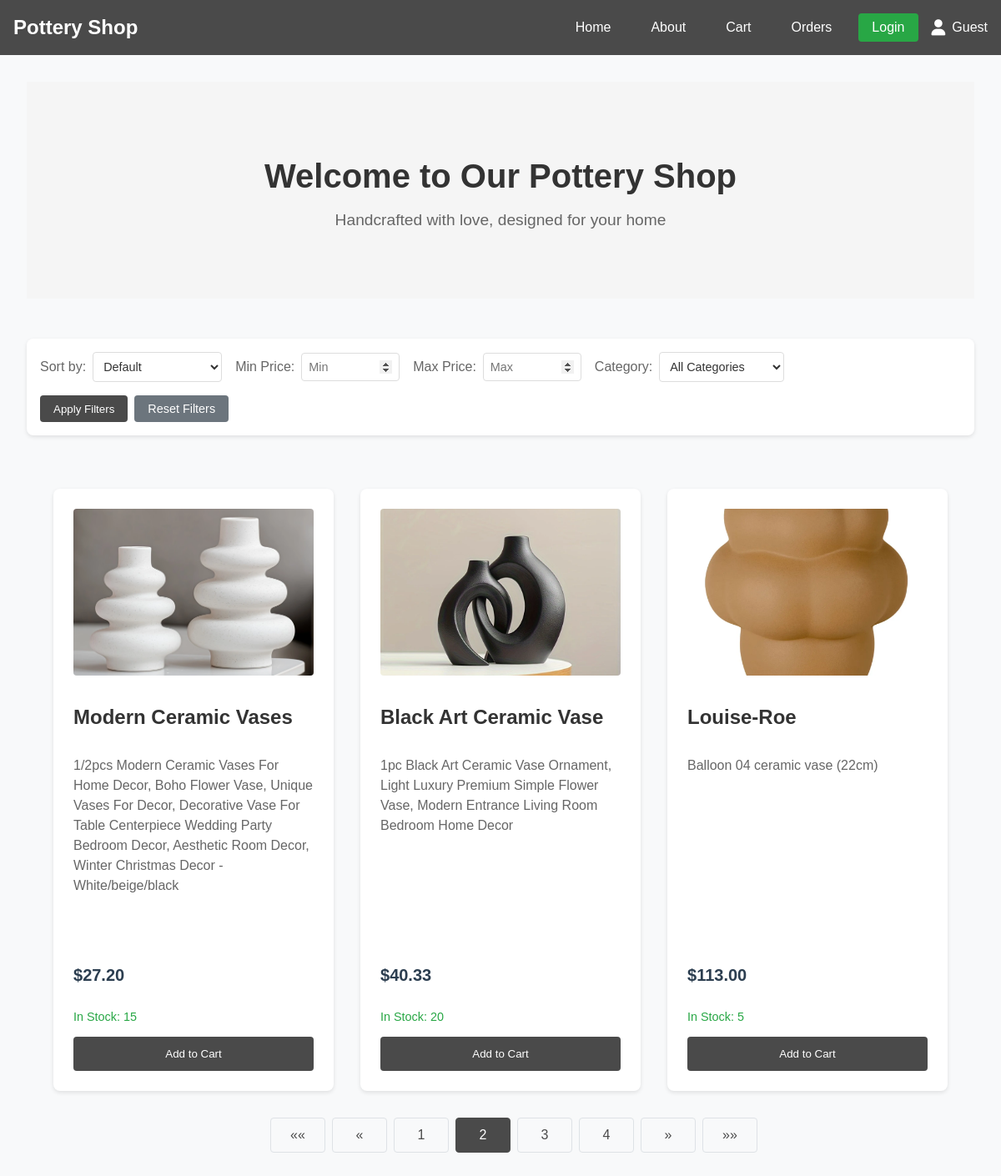
Screenshot of /?page=2 with the database file from the repository.
### shop/models.py (models this page shows, shortened)
class Product(models.Model):
    title = models.CharField(max_length=200)
    description = models.TextField()
    price = models.DecimalField(max_digits=6, decimal_places=2)
    image = models.ImageField(upload_to='products/', null=True, blank=True)
    category = models.ForeignKey(Category, on_delete=models.SET_NULL, null=True, blank=True, related_name='products')
    stock = models.IntegerField(default=0)
    is_active = models.BooleanField(default=True)
    created_at = models.DateTimeField(auto_now_add=True)
    updated_at = models.DateTimeField(auto_now=True)
    objects = ProductManager()

### shop/views.py (the view)
# urls.py: path('', ProductListView.as_view(), name='home'),
class ProductListView(ListView):
    model = Product
    template_name = 'home.html'
    context_object_name = 'products'
    paginate_by = 3  # Changed from 8 to 3 products per page
    def get_queryset(self):
        queryset = Product.objects.all()
        search_query = self.request.GET.get('search')
        category = self.request.GET.get('category')
        min_price = self.request.GET.get('min_price')
        max_price = self.request.GET.get('max_price')
        sort_by = self.request.GET.get('sort', '')  # Get sort parameter
        if search_query:
            queryset = queryset.filter(
                Q(title__icontains=search_query) |
                Q(description__icontains=search_query)
            )
        if category:
            queryset = queryset.filter(category__name=category)
        if min_price:
            queryset = queryset.filter(price__gte=min_price)
        if max_price:
            queryset = queryset.filter(price__lte=max_price)
        if sort_by == 'price_asc':
            queryset = queryset.order_by('price')
        elif sort_by == 'price_desc':
            queryset = queryset.order_by('-price')
        elif sort_by == 'category_asc':
            queryset = queryset.order_by('category__name')
        elif sort_by == 'category_desc':
            queryset = queryset.order_by('-category__name')
        return queryset
    def get_context_data(self, **kwargs):
        context = super().get_context_data(**kwargs)
        context['sort_by'] = self.request.GET.get('sort', '')
        context['categories'] = Product.objects.values_list('category__name', flat=True).distinct()
        return context

### shop/context_processors.py (called while the page is built)
def cart_count(request):
    try:
        order = Order.objects.filter(status='pending').first()
        if order:
            count = OrderItem.objects.filter(order=order).count()
        else:
            count = 0
    except:
        count = 0
    return {'cart_count': count}

### templates/home.html (shortened to what this page needs)
{% extends "base.html" %}
{% block content %}
    <div class="hero-section">
        <h1>Welcome to Our Pottery Shop</h1>
        <p class="tagline">Handcrafted with love, designed for your home</p>
    </div>
    <div class="filters-section">
        <form method="get" class="filters-form">
            <div class="filter-group">
                <label for="sort">Sort by:</label>
                <select name="sort" id="sort" onchange="this.form.submit()">
                    <option value="">Default</option>
                </select>
            </div>
            <div class="filter-group">
                <label for="min_price">Min Price:</label>
                <input type="number" name="min_price" id="min_price" min="0" step="0.1" value="{{ request.GET.min_price }}" placeholder="Min">
            </div>
            <div class="filter-group">
                <label for="max_price">Max Price:</label>
                <input type="number" name="max_price" id="max_price" min="0" step="0.1" value="{{ request.GET.max_price }}" placeholder="Max">
            </div>
            <div class="filter-group">
                <label for="category">Category:</label>
                <select name="category" id="category" onchange="this.form.submit()">
                    <option value="">All Categories</option>
                </select>
            </div>
            <div class="filter-buttons">
                <button type="submit" class="apply-filters">Apply Filters</button>
                <a href="{% url 'home' %}" class="reset-filters">Reset Filters</a>
            </div>
        </form>
    </div>
    <div id="products-container" class="fade-transition">
        <div class="products-grid {% if products|length == 1 %}single-product{% endif %}">
            {% for product in products %}
                <div class="product-card">
                    {% if product.image %}
                        <div class="product-image">
                            <img src="{{ product.image.url }}" alt="{{ product.title }}">
                        </div>
                    {% else %}
                        <div class="product-image placeholder">
                            <span>No image available</span>
                        </div>
                    {% endif %}
                    <h2>{{ product.title }}</h2>
                    <p class="description">
                        {{ product.description }}
                    </p>
                    <p class="price">
                        {% if product.price|floatformat:2|slice:"-2:" != ".00" %}
                            ${{ product.price }}
                        {% else %}
                            ${{ product.price|floatformat:0 }}
                        {% endif %}
                    </p>
                    <p class="stock-info">
                        {% if product.stock > 0 %}
                            <span class="in-stock">In Stock: {{ product.stock }}</span>
                        {% else %}
                            <span class="out-of-stock">Out of Stock</span>
                        {% endif %}
                    </p>
                    <form method="post" action="{% url 'add-to-cart' product.id %}">
                        <button type="submit" class="add-to-cart {% if product.stock == 0 %}disabled{% endif %}" {% if product.stock == 0 %}disabled{% endif %}>
                            {% if product.stock == 0 %}
                                Out of Stock
                            {% else %}
                                Add to Cart
                            {% endif %}
                        </button>
                    </form>
                </div>
            {% endfor %}
        </div>
    </div>
    {% if is_paginated %}
    <div class="pagination-container">
        <nav aria-label="Page navigation">
            <ul class="pagination">
                {% if page_obj.has_previous %}
                    <li class="page-item">
                        <a class="page-link page-transition" href="?page=1" aria-label="First">
                            <span aria-hidden="true">&laquo;&laquo;</span>
                        </a>
                    </li>
                    <li class="page-item">
                        <a class="page-link page-transition" href="?page={{ page_obj.previous_page_number }}" aria-label="Previous">
                            <span aria-hidden="true">&laquo;</span>
                        </a>
                    </li>
                {% endif %}
                {% for num in page_obj.paginator.page_range %}
                    {% if page_obj.number == num %}
                        <li class="page-item active">
                            <span class="page-link">{{ num }}</span>
                        </li>
                    {% elif num > page_obj.number|add:'-3' and num < page_obj.number|add:'3' %}
                        <li class="page-item">
                            <a class="page-link page-transition" href="?page={{ num }}">{{ num }}</a>
                        </li>
                    {% endif %}
                {% endfor %}
                {% if page_obj.has_next %}
                    <li class="page-item">
                        <a class="page-link page-transition" href="?page={{ page_obj.next_page_number }}" aria-label="Next">
                            <span aria-hidden="true">&raquo;</span>
                        </a>
                    </li>
                    <li class="page-item">
                        <a class="page-link page-transition" href="?page={{ page_obj.paginator.num_pages }}" aria-label="Last">
                            <span aria-hidden="true">&raquo;&raquo;</span>
                        </a>
                    </li>
                {% endif %}
            </ul>
        </nav>
    </div>
    {% endif %}
{% endblock %}

### templates/base.html (style rules this page uses)
body { font-family: Arial, sans-serif; margin: 0; padding: 0; background-color: #f8f9fa; min-height: 100vh; display: flex; flex-direction: column; }

### templates/home.html (style rules this page uses)
.hero-section { text-align: center; padding: 4rem 2rem; background-color: #f5f5f5; margin-bottom: 3rem; }
.hero-section h1 { font-size: 2.5rem; margin-bottom: 1rem; color: #333; }
.tagline { font-size: 1.2rem; color: #666; }
.products-grid { display: grid; grid-template-columns: repeat(auto-fit, minmax(300px, 1fr)); gap: 2rem; padding: 2rem; max-width: 1200px; margin: 0 auto; }
.product-card { background: white; border-radius: 8px; padding: 1.5rem; box-shadow: 0 2px 5px rgba(0,0,0,0.1); transition: transform 0.3s ease; max-width: 100%; display: flex; flex-direction: column; height: 100%; position: relative; }
.product-image { width: 100%; height: 200px; margin-bottom: 1rem; border-radius: 4px; overflow: hidden; flex-shrink: 0; }
.product-image img { width: 100%; height: 100%; object-fit: cover; transition: transform 0.3s ease; }
.product-card h2 { color: #333; margin-bottom: 1rem; font-size: 1.5rem; flex-shrink: 0; }
.description { color: #666; margin-bottom: 1rem; line-height: 1.5; flex-grow: 1; }
.price { font-size: 1.25rem; color: #2c3e50; font-weight: bold; margin-bottom: 1rem; flex-shrink: 0; }
.stock-info { margin-bottom: 1rem; font-size: 0.9rem; flex-shrink: 0; }
.add-to-cart { background-color: #4a4a4a; color: white; border: none; padding: 0.8rem 1.5rem; border-radius: 4px; cursor: pointer; transition: transform 0.3s; width: 100%; margin-top: auto; flex-shrink: 0; }
.in-stock { color: #28a745; font-weight: 500; }
.pagination-container { display: flex; justify-content: center; align-items: center; margin: 2rem 0; padding: 1rem; width: 100%; }
.pagination { display: flex; list-style: none; margin: 0; padding: 0; gap: 0.5rem; }
.page-item { display: inline-block; }
.page-link { display: flex; align-items: center; justify-content: center; min-width: 40px; height: 40px; color: #4a4a4a; border: 1px solid #dee2e6; border-radius: 4px; transition: all 0.3s ease; text-decoration: none; padding: 0 0.75rem; }
.page-item.active .page-link { background-color: #4a4a4a; border-color: #4a4a4a; color: white; }
.fade-transition { opacity: 1; transition: opacity 0.3s ease-in-out; }
.filters-section { max-width: 1200px; margin: 0 auto 2rem; padding: 1rem; background: white; border-radius: 8px; box-shadow: 0 2px 5px rgba(0,0,0,0.1); }
.filters-form { display: flex; align-items: center; gap: 1rem; flex-wrap: wrap; }
.filter-group { display: flex; align-items: center; gap: 0.5rem; }
.filter-group label { color: #666; font-weight: 500; }
.filter-group select { padding: 0.5rem; border: 1px solid #ddd; border-radius: 4px; background-color: white; color: #333; font-size: 0.9rem; min-width: 150px; }
.apply-filters { padding: 0.5rem 1rem; background-color: #4a4a4a; color: white; border: none; border-radius: 4px; cursor: pointer; transition: background-color 0.3s; }
.filter-group input[type="number"] { padding: 0.5rem; border: 1px solid #ddd; border-radius: 4px; background-color: white; color: #333; font-size: 0.9rem; width: 100px; }
.filter-buttons { display: flex; gap: 0.5rem; }
.reset-filters { padding: 0.5rem 1rem; background-color: #6c757d; color: white; border: none; border-radius: 4px; cursor: pointer; transition: background-color 0.3s; text-decoration: none; font-size: 0.9rem; }

### rows the page displays
Product: image (picture), title "Modern Ceramic Vases", description "1/2pcs Modern Ceramic Vases For Home Decor, Boho Flower Vase, Unique Vases For Decor, Decorative Vase For Table Centerpiece Wedding Party Bedroom Decor, Aesthetic Room Decor, Winter Christmas Decor - White/beige/black", price "27.20", stock "15", shows "Add to Cart"
Product: image (picture), title "Black Art Ceramic Vase", description "1pc Black Art Ceramic Vase Ornament, Light Luxury Premium Simple Flower Vase, Modern Entrance Living Room Bedroom Home Decor", price "40.33", stock "20", shows "Add to Cart"
Product: image (picture), title "Louise-Roe", description "Balloon 04 ceramic vase (22cm)", price "113.00", stock "5", shows "Add to Cart"

### other values shown
{{ num }} "1" "3" "4"
{{ num }} "2"
